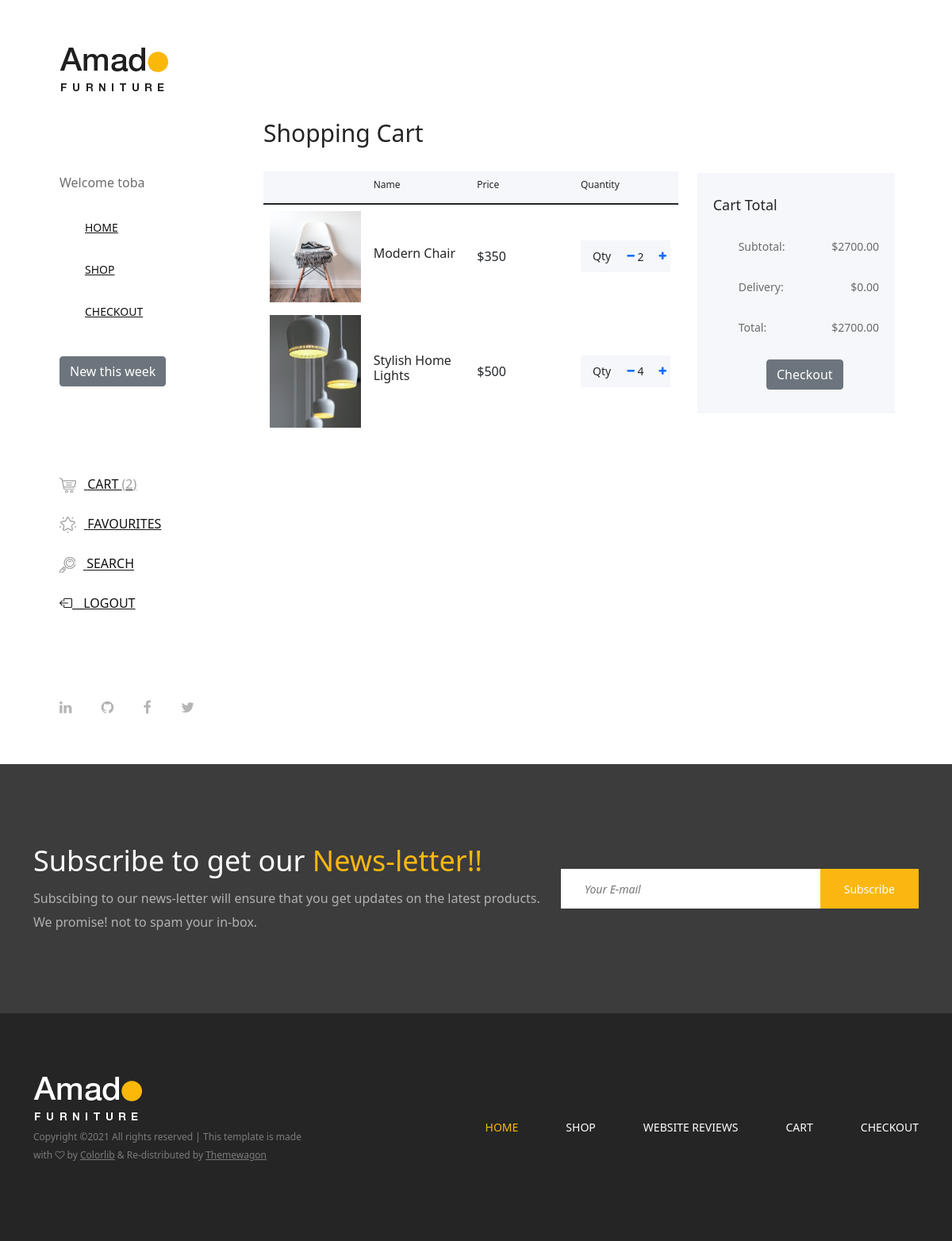
Before: /cart (signed in) with the older database file.
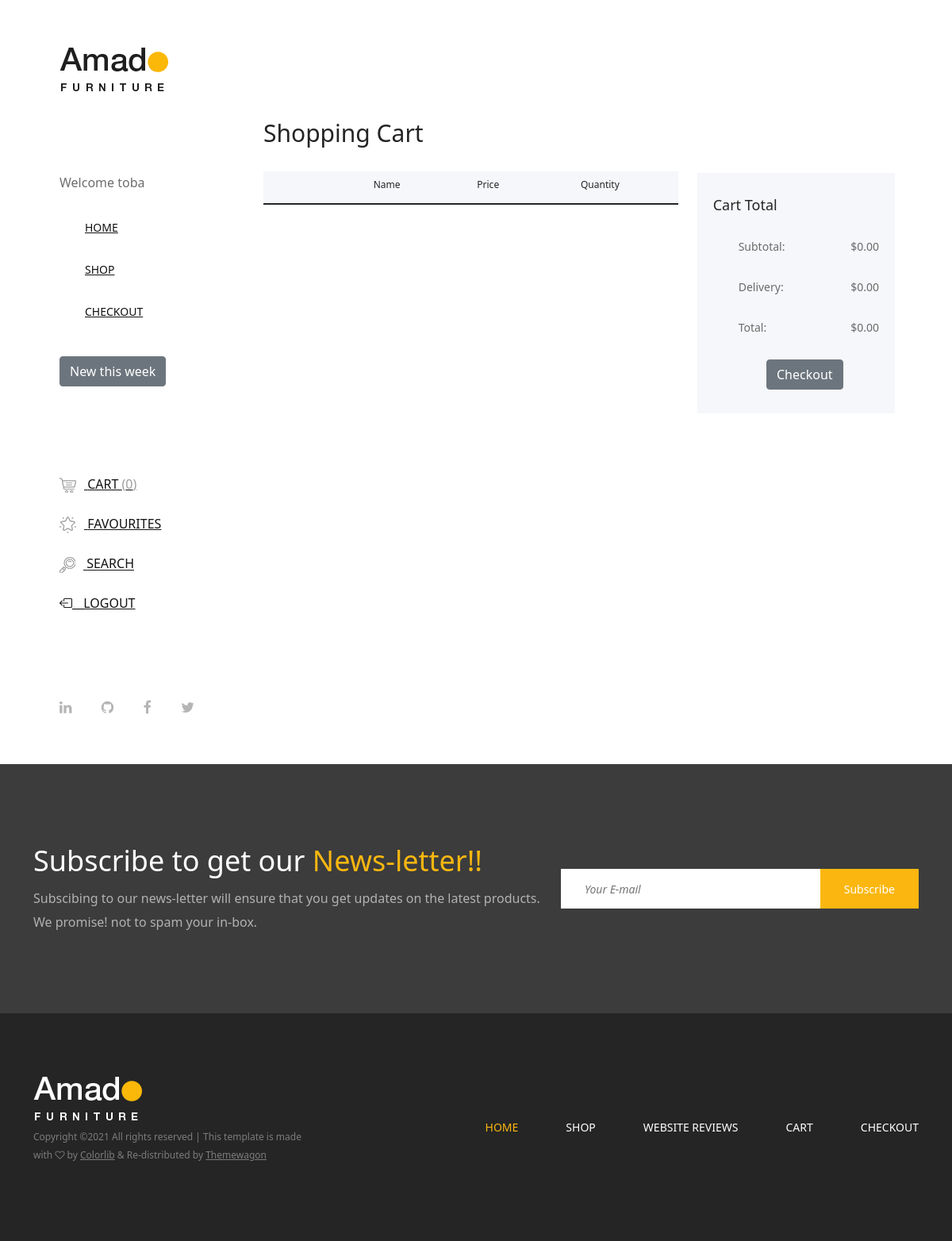
After: the same page with the newer database file.
### main/models.py (models this page shows, shortened)
class Cart(models.Model):
    user=models.ForeignKey(User, on_delete=models.CASCADE)
    product = models.ForeignKey(Product, on_delete=models.CASCADE)
    quantity = models.PositiveIntegerField(default=1)
    sub_total = models.IntegerField(blank=True, null=True)
    date = models.DateTimeField(auto_now_add=True)

class Product(models.Model):
    Category_choices = [
    ('chairs', 'chairs'),
    ('beds', 'beds'),
    ('tables', 'tables'),
    ('home_deco', 'home_deco'),
    ('dressings', 'dressings')
]
    name = models.CharField(max_length=100)
    price = models.IntegerField(null=False, blank=False)
    image = models.ImageField(upload_to ='products/')
    category = models.CharField(choices=Category_choices, max_length=50)
    date = models.DateTimeField(default=datetime.now)

### main/views.py (the view)
# urls.py: path('cart', CartView.as_view(), name='cart'),
class CartView(View):
    def get(self, request, *args, **kwargs):
        cart_objects = Cart.objects.filter(user = request.user)
        total_no_of_products = cart_objects.count()
        subtotal = []
        for objects in cart_objects:
            subtotal.append(objects.sub_total)
        subtotal2 = sum(subtotal)
        delivery_fee = 0                 # Just equal to zero for now....
        total = subtotal2 + delivery_fee
        context={
            'cart_objects': cart_objects,
            'total_no_of_products': total_no_of_products,
            'total': total,
            'subtotal2': subtotal2,
            'delivery_fee': delivery_fee,
        }
        return render(request, 'main/cart.html', context)

### main/templates/main/cart.html (shortened to what this page needs)
{% extends 'main/base.html' %}
{% block content %}
        <div class="cart-table-area section-padding-100">
            <div class="container-fluid">
                <div class="row">
                    <div class="col-12 col-lg-8">
                        <div class="cart-title mt-50">
                            <h2>Shopping Cart</h2>
                        </div>
                        <div class="cart-table clearfix">
                            <table class="table table-responsive">
                                <thead>
                                    <tr>
                                        <th></th>
                                        <th>Name</th>
                                        <th>Price</th>
                                        <th>Quantity</th>
                                    </tr>
                                </thead>
                                <tbody>
                                    {% for cart in cart_objects %}
                                    <tr>
                                        <td class="cart_product_img">
                                            <a href="#"><img src="{{ cart.product.image.url }}" alt="Product"></a>
                                        </td>
                                        <td class="cart_product_desc">
                                            <h5>{{ cart.product.name }}</h5>
                                        </td>
                                        <td class="price">
                                            <span>${{ cart.product.price }}</span>
                                        </td>
                                        <td class="qty">
                                            <div class="qty-btn d-flex">
                                                <p>Qty</p>
                                                <div class="quantity">
                                                    <span class="qty-minus"> <a href="{% url 'remove_cart' cart.product.pk %}"><i class="fa fa-minus" aria-hidden="true"></i></a> </span>
                                                    <input type="number" name="quantity" value="{{ cart.quantity }}">
                                                    <span class="qty-plus"> <a href="{% url 'add_to_cart' cart.product.pk %}"><i class="fa fa-plus" aria-hidden="true"></i></a></span>
                                                </div>
                                            </div>
                                        </td>
                                    </tr>
                                    {% endfor %}
                                </tbody>
                            </table>
                        </div>
                    </div>
                    <div class="col-12 col-lg-4">
                        <div class="cart-summary">
                            <h5>Cart Total</h5>
                            <ul class="summary-table">
                                <li><span>subtotal:</span> <span>${{ subtotal2 }}.00</span></li>
                                <li><span>delivery:</span> <span>${{ delivery_fee }}.00</span></li>
                                <li><span>total:</span> <span>${{ total }}.00</span></li>
                            </ul>
                            <div class="d-grid gap-2 col-6 mx-auto">
                                <a href="{% url 'checkout' %}" class="btn btn-secondary">Checkout</a>
                            </div>
                        </div>
                    </div>
                </div>
            </div>
        </div>
    </div>
{% endblock content %}

### main/templates/main/base.html (shortened to what the changed rows need)
{% load static %}
<!DOCTYPE html>
<html lang="en">
<head>
    <link rel="stylesheet" href="{% static 'main/css/core-style.css' %}">
    <link rel="stylesheet" href="{% static 'main/style.css' %}">
    <link href="https://cdn.jsdelivr.net/npm/bootstrap@5.1.3/dist/css/bootstrap.min.css" rel="stylesheet">
    <link rel="stylesheet" href="https://cdn.jsdelivr.net/npm/bootstrap-icons@1.5.0/font/bootstrap-icons.css">
</head>
<body>
    <div class="main-content-wrapper d-flex clearfix">
        <header class="header-area clearfix">
            <div class="cart-fav-search mb-100">
                {% if user.is_authenticated %}
                <a href="{% url 'cart' %}" class="cart-nav"><img src="{% static 'main/img/core-img/cart.png' %}" alt=""> Cart <span>({{ total_no_of_products }})</span></a>
                <a href="{% url 'favorites' %}" class="fav-nav"><img src="{% static 'main/img/core-img/favorites.png' %}" alt=""> Favourites</a>
                {% endif %}
            </div>
        </header>
        {% block content %}
        {% endblock content %}
<section class="newsletter-area section-padding-100-0">
    <div class="container">
        <div class="row align-items-center">
            <div class="col-12 col-lg-6 col-xl-7">
                <div class="newsletter-text mb-100">
                    <h2>Subscribe to get our <span>News-letter!!</span></h2>
                </div>
            </div>
        </div>
    </div>
</section>
</body>
</html>

Changed rows visible on the page:
removed Cart: product.image (picture), product.name "Modern Chair", product.price "350", quantity "2"
removed Cart: product.image (picture), product.name "Stylish Home Lights", product.price "500", quantity "4"
Other visible differences:
{{ total_no_of_products }}: "2" → "0"
{{ subtotal2 }}: "2700" → "0"
{{ total }}: "2700" → "0"
